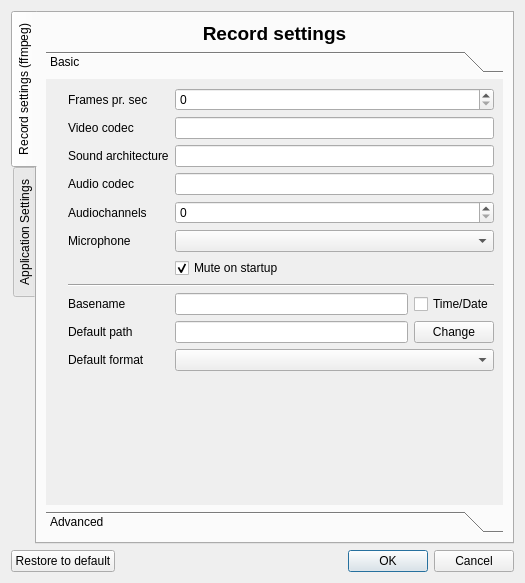
<?xml version="1.0" encoding="UTF-8"?>
<ui version="4.0">
 <class>SettingsDialog</class>
 <widget class="QDialog" name="SettingsDialog">
  <property name="geometry">
   <rect>
    <x>0</x>
    <y>0</y>
    <width>525</width>
    <height>583</height>
   </rect>
  </property>
  <property name="windowTitle">
   <string>Settings</string>
  </property>
  <layout class="QVBoxLayout" name="verticalLayout">
   <item>
    <widget class="QTabWidget" name="tabWidgetApplicationSettings">
     <property name="tabPosition">
      <enum>QTabWidget::West</enum>
     </property>
     <property name="currentIndex">
      <number>0</number>
     </property>
     <widget class="QWidget" name="tabRecordsettings">
      <attribute name="title">
       <string>Record settings (ffmpeg)</string>
      </attribute>
      <layout class="QVBoxLayout" name="verticalLayout_2">
       <item>
        <widget class="QLabel" name="labelRecordheader">
         <property name="font">
          <font>
           <pointsize>14</pointsize>
           <weight>75</weight>
           <bold>true</bold>
          </font>
         </property>
         <property name="text">
          <string>Record settings</string>
         </property>
         <property name="alignment">
          <set>Qt::AlignCenter</set>
         </property>
        </widget>
       </item>
       <item>
        <widget class="QToolBox" name="toolBox">
         <property name="currentIndex">
          <number>0</number>
         </property>
         <widget class="QWidget" name="page">
          <property name="geometry">
           <rect>
            <x>0</x>
            <y>0</y>
            <width>452</width>
            <height>404</height>
           </rect>
          </property>
          <attribute name="label">
           <string>Basic</string>
          </attribute>
          <layout class="QVBoxLayout" name="verticalLayout_4">
           <item>
            <layout class="QGridLayout" name="gridLayout_4">
             <item row="0" column="1">
              <widget class="QLabel" name="labelfps">
               <property name="text">
                <string>Frames pr. sec</string>
               </property>
              </widget>
             </item>
             <item row="0" column="2">
              <widget class="QSpinBox" name="spinBoxfps">
               <property name="toolTip">
                <string>Changes the framerate in the recording</string>
               </property>
              </widget>
             </item>
             <item row="1" column="1">
              <widget class="QLabel" name="labelvideocodec">
               <property name="text">
                <string>Video codec</string>
               </property>
              </widget>
             </item>
             <item row="1" column="2">
              <widget class="QLineEdit" name="lineEditvideocodec">
               <property name="toolTip">
                <string>Changes the video codec used in the recording</string>
               </property>
              </widget>
             </item>
             <item row="3" column="1">
              <widget class="QLabel" name="labelaudiocodec">
               <property name="text">
                <string>Audio codec</string>
               </property>
              </widget>
             </item>
             <item row="3" column="2">
              <widget class="QLineEdit" name="lineEditaudiocodec">
               <property name="toolTip">
                <string>Changes the audio codec used in the recording</string>
               </property>
              </widget>
             </item>
             <item row="4" column="1">
              <widget class="QLabel" name="labelaudiochannles">
               <property name="text">
                <string>Audiochannels</string>
               </property>
              </widget>
             </item>
             <item row="4" column="2">
              <widget class="QSpinBox" name="spinBoxaudiochannels">
               <property name="toolTip">
                <string>Changes the number of audiochannels used. To record in mono set to 1, for stereo set to 2 etc.</string>
               </property>
              </widget>
             </item>
             <item row="5" column="1">
              <widget class="QLabel" name="labelRecordingdevice">
               <property name="text">
                <string>Microphone</string>
               </property>
              </widget>
             </item>
             <item row="7" column="1" colspan="2">
              <widget class="Line" name="line">
               <property name="orientation">
                <enum>Qt::Horizontal</enum>
               </property>
              </widget>
             </item>
             <item row="8" column="1">
              <widget class="QLabel" name="labelbasename">
               <property name="text">
                <string>Basename</string>
               </property>
              </widget>
             </item>
             <item row="8" column="2">
              <layout class="QGridLayout" name="gridLayout">
               <item row="0" column="0">
                <widget class="QLineEdit" name="lineEditbasename">
                 <property name="toolTip">
                  <string>Choose a basename for your recordings.</string>
                 </property>
                </widget>
               </item>
               <item row="0" column="1">
                <widget class="QCheckBox" name="checkBoxbasenametimedate">
                 <property name="toolTip">
                  <string>Use the time and date as the basename.</string>
                 </property>
                 <property name="text">
                  <string>Time/Date</string>
                 </property>
                </widget>
               </item>
              </layout>
             </item>
             <item row="9" column="1">
              <widget class="QLabel" name="labelpath">
               <property name="text">
                <string>Default path</string>
               </property>
              </widget>
             </item>
             <item row="9" column="2">
              <layout class="QGridLayout" name="gridLayout_3">
               <item row="0" column="0">
                <widget class="QLineEdit" name="lineEditpath">
                 <property name="toolTip">
                  <string>Choose where to save your recordings</string>
                 </property>
                 <property name="readOnly">
                  <bool>true</bool>
                 </property>
                </widget>
               </item>
               <item row="0" column="1">
                <widget class="QPushButton" name="pushButtonpathBrowse">
                 <property name="toolTip">
                  <string>Change the default path.</string>
                 </property>
                 <property name="text">
                  <string>Change</string>
                 </property>
                </widget>
               </item>
              </layout>
             </item>
             <item row="10" column="1">
              <widget class="QLabel" name="labelFormat">
               <property name="text">
                <string>Default format</string>
               </property>
              </widget>
             </item>
             <item row="10" column="2">
              <widget class="QComboBox" name="comboBoxFormat">
               <property name="toolTip">
                <string>Choose which format the recordings should be saved with. </string>
               </property>
              </widget>
             </item>
             <item row="5" column="2">
              <layout class="QGridLayout" name="gridLayout_5">
               <item row="0" column="0">
                <widget class="QComboBox" name="comboBoxrecording">
                 <property name="toolTip">
                  <string>Choose the microphone you want to use.</string>
                 </property>
                </widget>
               </item>
              </layout>
             </item>
             <item row="2" column="2">
              <widget class="QLineEdit" name="lineEditAudiosource">
               <property name="toolTip">
                <string>Changes the sound architecture used in the recording. Thjs can be alsa, oss etc.</string>
               </property>
              </widget>
             </item>
             <item row="2" column="1">
              <widget class="QLabel" name="label_3">
               <property name="text">
                <string>Sound architecture</string>
               </property>
              </widget>
             </item>
             <item row="6" column="2">
              <widget class="QCheckBox" name="checkBoxMicMute">
               <property name="toolTip">
                <string>The microphone is muted as default on startup</string>
               </property>
               <property name="text">
                <string>Mute on startup</string>
               </property>
               <property name="checked">
                <bool>true</bool>
               </property>
              </widget>
             </item>
             <item row="5" column="0">
              <widget class="QLabel" name="Pixmaplabel_microphone">
               <property name="text">
                <string/>
               </property>
               <property name="pixmap">
                <pixmap>../../../../../usr/share/icons/default.kde4/22x22/devices/audio-input-microphone.png</pixmap>
               </property>
              </widget>
             </item>
             <item row="9" column="0">
              <widget class="QLabel" name="Pixmaplabel_Defaultpath">
               <property name="text">
                <string/>
               </property>
               <property name="pixmap">
                <pixmap>../../../../../usr/share/icons/default.kde4/22x22/places/folder-video.png</pixmap>
               </property>
              </widget>
             </item>
             <item row="1" column="0">
              <widget class="QLabel" name="Pixmaplabel_videocodec">
               <property name="text">
                <string/>
               </property>
               <property name="pixmap">
                <pixmap>../../../../../usr/share/icons/default.kde4/22x22/devices/video-display.png</pixmap>
               </property>
              </widget>
             </item>
             <item row="3" column="0">
              <widget class="QLabel" name="Pixmaplabel_videocodec_2">
               <property name="text">
                <string/>
               </property>
               <property name="pixmap">
                <pixmap>../../../../../usr/share/icons/default.kde4/22x22/apps/preferences-desktop-sound.png</pixmap>
               </property>
              </widget>
             </item>
             <item row="10" column="0">
              <widget class="QLabel" name="Pixmaplabel_Defaultformat">
               <property name="text">
                <string/>
               </property>
               <property name="pixmap">
                <pixmap>../../../../../usr/share/icons/default.kde4/22x22/mimetypes/video-x-generic.png</pixmap>
               </property>
              </widget>
             </item>
             <item row="8" column="0">
              <widget class="QLabel" name="Pixmaplabel_basename">
               <property name="text">
                <string/>
               </property>
               <property name="pixmap">
                <pixmap>../../../../../usr/share/icons/default.kde4/22x22/actions/edit-rename.png</pixmap>
               </property>
              </widget>
             </item>
            </layout>
           </item>
           <item>
            <spacer name="verticalSpacer">
             <property name="orientation">
              <enum>Qt::Vertical</enum>
             </property>
             <property name="sizeHint" stdset="0">
              <size>
               <width>20</width>
               <height>44</height>
              </size>
             </property>
            </spacer>
           </item>
          </layout>
         </widget>
         <widget class="QWidget" name="page_2">
          <property name="geometry">
           <rect>
            <x>0</x>
            <y>0</y>
            <width>452</width>
            <height>404</height>
           </rect>
          </property>
          <attribute name="label">
           <string>Advanced</string>
          </attribute>
          <layout class="QVBoxLayout" name="verticalLayout_5">
           <item>
            <layout class="QGridLayout" name="gridLayout_7">
             <item row="0" column="0">
              <widget class="QLabel" name="labeladvancedapre">
               <property name="text">
                <string>-apre</string>
               </property>
              </widget>
             </item>
             <item row="0" column="1">
              <widget class="QLineEdit" name="lineEditadvancedapre"/>
             </item>
             <item row="0" column="2">
              <widget class="QCheckBox" name="checkBoxadvancedapre">
               <property name="text">
                <string>Use</string>
               </property>
              </widget>
             </item>
            </layout>
           </item>
           <item>
            <layout class="QGridLayout" name="gridLayout_8">
             <item row="0" column="2">
              <widget class="QCheckBox" name="checkBoxadvancedvpreuse">
               <property name="text">
                <string>Use</string>
               </property>
              </widget>
             </item>
             <item row="0" column="1">
              <widget class="QLineEdit" name="lineEditadvancedvpre"/>
             </item>
             <item row="0" column="0">
              <widget class="QLabel" name="labeladvancedvpre">
               <property name="text">
                <string>-vpre</string>
               </property>
              </widget>
             </item>
             <item row="1" column="0">
              <widget class="QLabel" name="labeladvancedpreset">
               <property name="text">
                <string>-preset</string>
               </property>
              </widget>
             </item>
             <item row="1" column="2">
              <widget class="QCheckBox" name="checkBoxadvancepreset">
               <property name="text">
                <string>Use</string>
               </property>
              </widget>
             </item>
             <item row="1" column="1">
              <widget class="QLineEdit" name="lineEditadvancedpreset"/>
             </item>
            </layout>
           </item>
           <item>
            <spacer name="verticalSpacer_4">
             <property name="orientation">
              <enum>Qt::Vertical</enum>
             </property>
             <property name="sizeHint" stdset="0">
              <size>
               <width>20</width>
               <height>314</height>
              </size>
             </property>
            </spacer>
           </item>
          </layout>
         </widget>
        </widget>
       </item>
      </layout>
     </widget>
     <widget class="QWidget" name="tabApplicationSettings">
      <attribute name="title">
       <string>Application Settings</string>
      </attribute>
      <layout class="QVBoxLayout" name="verticalLayout_3">
       <item>
        <widget class="QLabel" name="labelAppSettingsheader">
         <property name="font">
          <font>
           <pointsize>14</pointsize>
           <weight>75</weight>
           <bold>true</bold>
          </font>
         </property>
         <property name="text">
          <string>Application settings</string>
         </property>
         <property name="alignment">
          <set>Qt::AlignCenter</set>
         </property>
        </widget>
       </item>
       <item>
        <layout class="QGridLayout" name="gridLayout_6">
         <item row="1" column="1">
          <widget class="QLabel" name="labelPreviewPlayer">
           <property name="text">
            <string>Preview player</string>
           </property>
          </widget>
         </item>
         <item row="1" column="2">
          <widget class="QLineEdit" name="lineEditPreviewplayer"/>
         </item>
         <item row="0" column="1">
          <widget class="QLabel" name="labelLanguage">
           <property name="text">
            <string>Language</string>
           </property>
          </widget>
         </item>
         <item row="0" column="2">
          <widget class="QComboBox" name="comboBoxLanguage"/>
         </item>
         <item row="1" column="0">
          <widget class="QLabel" name="Pixlabel_previewplayer">
           <property name="text">
            <string/>
           </property>
           <property name="pixmap">
            <pixmap>../../../../../usr/share/icons/oxygen/22x22/actions/player-time.png</pixmap>
           </property>
          </widget>
         </item>
         <item row="0" column="0">
          <widget class="QLabel" name="Pixmaplabel_Language">
           <property name="text">
            <string/>
           </property>
           <property name="pixmap">
            <pixmap>../../../../../usr/share/icons/oxygen/22x22/categories/applications-education-language.png</pixmap>
           </property>
          </widget>
         </item>
         <item row="2" column="2">
          <widget class="QCheckBox" name="checkBoxPreviewplayer">
           <property name="toolTip">
            <string>Use the integrated player rather than the player chosen above</string>
           </property>
           <property name="text">
            <string>Use integrated player</string>
           </property>
          </widget>
         </item>
         <item row="5" column="2">
          <spacer name="horizontalSpacer">
           <property name="orientation">
            <enum>Qt::Horizontal</enum>
           </property>
           <property name="sizeHint" stdset="0">
            <size>
             <width>278</width>
             <height>17</height>
            </size>
           </property>
          </spacer>
         </item>
         <item row="4" column="2">
          <widget class="QCheckBox" name="checkBoxSinglewindowredrectangle">
           <property name="toolTip">
            <string>Show a red rectangle, that surrounds the area which is been recorded.</string>
           </property>
           <property name="text">
            <string>Enable/Disable</string>
           </property>
          </widget>
         </item>
         <item row="4" column="1">
          <widget class="QLabel" name="labelSinglewindowredrectangle">
           <property name="text">
            <string>Show red rectangle</string>
           </property>
          </widget>
         </item>
         <item row="3" column="0" colspan="3">
          <widget class="QLabel" name="labelSinglewindowHeader">
           <property name="font">
            <font>
             <weight>75</weight>
             <bold>true</bold>
            </font>
           </property>
           <property name="text">
            <string>Single Window</string>
           </property>
           <property name="alignment">
            <set>Qt::AlignCenter</set>
           </property>
          </widget>
         </item>
        </layout>
       </item>
       <item>
        <spacer name="verticalSpacer_2">
         <property name="orientation">
          <enum>Qt::Vertical</enum>
         </property>
         <property name="sizeHint" stdset="0">
          <size>
           <width>20</width>
           <height>189</height>
          </size>
         </property>
        </spacer>
       </item>
       <item>
        <widget class="QLabel" name="label_2">
         <property name="text">
          <string>NOTE: Some changes might first apply after a restart of this program</string>
         </property>
        </widget>
       </item>
      </layout>
     </widget>
    </widget>
   </item>
   <item>
    <layout class="QGridLayout" name="gridLayout_2">
     <item row="0" column="1">
      <widget class="QDialogButtonBox" name="buttonBox">
       <property name="statusTip">
        <string>Save or decline changes</string>
       </property>
       <property name="orientation">
        <enum>Qt::Horizontal</enum>
       </property>
       <property name="standardButtons">
        <set>QDialogButtonBox::Cancel|QDialogButtonBox::Ok</set>
       </property>
      </widget>
     </item>
     <item row="0" column="0">
      <widget class="QPushButton" name="pushButtonRestore">
       <property name="toolTip">
        <string>Restores the settings to the defaults. Please note, these can not be undone!</string>
       </property>
       <property name="statusTip">
        <string>Restore to default. PLEASE NOTE: CAN NOT BE UNDONE!</string>
       </property>
       <property name="text">
        <string>Restore to default</string>
       </property>
      </widget>
     </item>
    </layout>
   </item>
  </layout>
 </widget>
 <resources/>
 <connections>
  <connection>
   <sender>buttonBox</sender>
   <signal>accepted()</signal>
   <receiver>SettingsDialog</receiver>
   <slot>accept()</slot>
   <hints>
    <hint type="sourcelabel">
     <x>244</x>
     <y>324</y>
    </hint>
    <hint type="destinationlabel">
     <x>157</x>
     <y>274</y>
    </hint>
   </hints>
  </connection>
  <connection>
   <sender>buttonBox</sender>
   <signal>rejected()</signal>
   <receiver>SettingsDialog</receiver>
   <slot>reject()</slot>
   <hints>
    <hint type="sourcelabel">
     <x>312</x>
     <y>324</y>
    </hint>
    <hint type="destinationlabel">
     <x>286</x>
     <y>274</y>
    </hint>
   </hints>
  </connection>
 </connections>
</ui>
